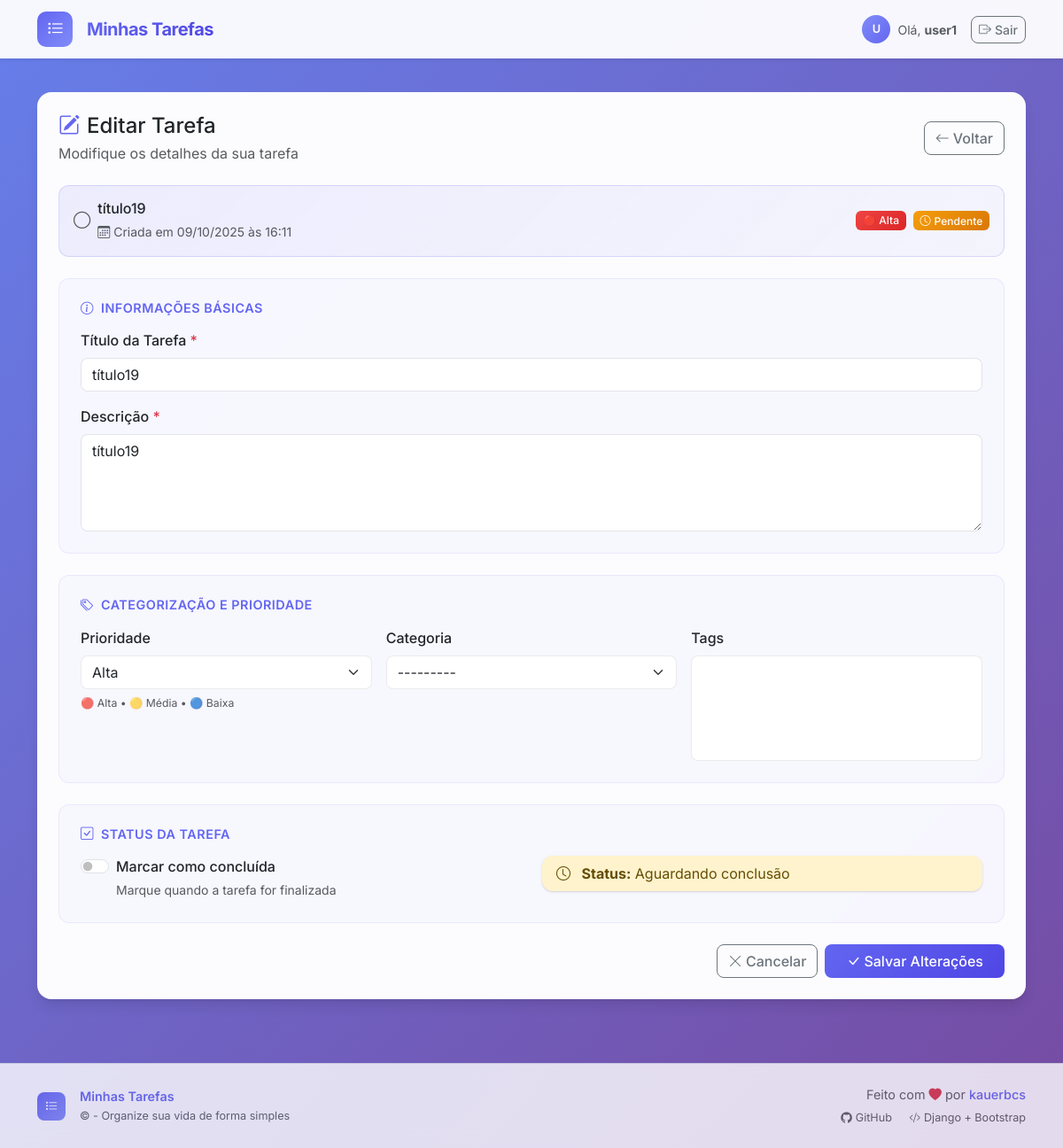
The app's page /editar/34/ (signed in), older data.
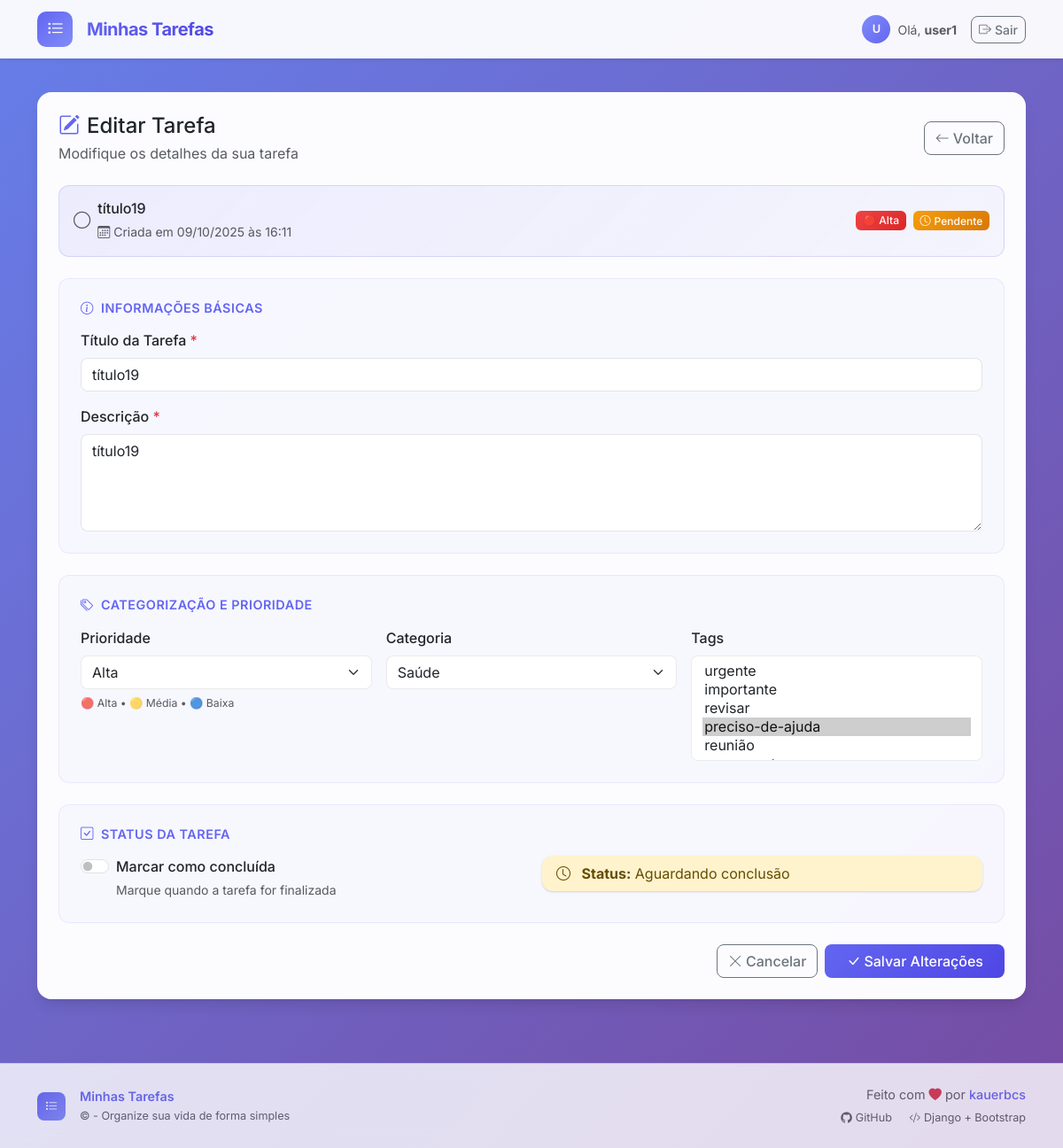
The same page, newer data.
### tarefas/models.py (models this page shows, shortened)
class Tarefa(models.Model):
    PRIORIDADE_ALTA = 'alta'
    PRIORIDADE_MEDIA = 'media'
    PRIORIDADE_BAIXA = 'baixa'
    PRIORIDADES = [
        (PRIORIDADE_ALTA, 'Alta'),
        (PRIORIDADE_MEDIA, 'Média'),
        (PRIORIDADE_BAIXA, 'Baixa'),
    ]
    titulo = models.CharField(max_length=200, verbose_name='Título')
    descricao = models.TextField(verbose_name='Descrição')
    concluida = models.BooleanField(default=False, verbose_name='Concluída')
    created_at = models.DateTimeField(auto_now_add=True, verbose_name='Criado em')
    completed_at = models.DateTimeField(null=True, blank=True, verbose_name='Concluído em')
    prioridade = models.CharField(max_length=10, choices=PRIORIDADES, default=PRIORIDADE_MEDIA, verbose_name='Prioridade')
    categoria = models.ForeignKey(Categoria, null=True, blank=True, on_delete=models.SET_NULL, related_name='tarefas', verbose_name='Categoria')
    tags = models.ManyToManyField(Tag, blank=True, related_name='tarefas', verbose_name='Tags')
    owner = models.ForeignKey(settings.AUTH_USER_MODEL, on_delete=models.CASCADE, related_name='tarefas', verbose_name='Proprietário')
    class Meta:
        indexes = [
            models.Index(fields=['created_at'], name='tarefa_created_at_idx'),
            models.Index(fields=['prioridade'], name='tarefa_prioridade_idx'),
            models.Index(fields=['completed_at'], name='tarefa_completed_at_idx'),
            models.Index(fields=['categoria'], name='tarefa_categoria_idx'),
        ]
        ordering = ['-id']

### tarefas/views.py (the view)
# urls.py: path('editar/<int:tarefa_id>/', views.editar_tarefa, name='editar_tarefa'),
@require_http_methods(["GET", "POST"])
@login_required
def editar_tarefa(request, tarefa_id):
    if request.user.is_superuser:
        tarefa = get_object_or_404(Tarefa, id=tarefa_id)
    else:
        tarefa = get_object_or_404(Tarefa, id=tarefa_id, owner=request.user)
    if request.method == 'POST':
        form = TarefaForm(request.POST, instance=tarefa)
        if form.is_valid():
            try:
                with transaction.atomic():
                    form.save()
                messages.success(request, 'Tarefa atualizada com sucesso.')
                return redirect('index')
            except Exception as e:
                messages.error(request, f'Não foi possível atualizar a tarefa: {e}')
        else:
            messages.error(request, 'Corrija os erros no formulário abaixo.')
    else:
        form = TarefaForm(instance=tarefa)
    return render(request, 'tarefas/editar_tarefa.html', {'form': form, 'tarefa': tarefa})

### tarefas/templates/tarefas/editar_tarefa.html (shortened to what this page needs)
{% extends 'tarefas/base.html' %}
{% block content %}
<div class="row">
    <div class="col-12">
        <div class="d-flex justify-content-between align-items-center mb-4">
            <div>
                <h4 class="mb-1 d-flex align-items-center">
                    <i class="bi bi-pencil-square me-2" style="color: var(--brand);"></i>
                    Editar Tarefa
                </h4>
                <p class="text-muted mb-0">Modifique os detalhes da sua tarefa</p>
            </div>
            <a href="{% url 'index' %}" class="btn btn-outline-secondary">
                <i class="bi bi-arrow-left me-1"></i>Voltar
            </a>
        </div>
        <div class="task-info-card p-3 mb-4">
            <div class="row align-items-center">
                <div class="col-md-8">
                    <div class="d-flex align-items-center">
                        {% if tarefa.concluida %}
                            <i class="bi bi-check-circle-fill text-success me-2" style="font-size: 1.2rem;"></i>
                        {% else %}
                            <i class="bi bi-circle text-muted me-2" style="font-size: 1.2rem;"></i>
                        {% endif %}
                        <div>
                            <h6 class="mb-1">{{ tarefa.titulo }}</h6>
                            <small class="text-muted">
                                <i class="bi bi-calendar3 me-1"></i>Criada em {{ tarefa.created_at|date:"d/m/Y \à\s H:i" }}
                            </small>
                        </div>
                    </div>
                </div>
                <div class="col-md-4 text-md-end">
                    <div class="d-flex justify-content-md-end gap-2 mt-2 mt-md-0">
                        {% if tarefa.prioridade == 'alta' %}
                            <span class="badge" style="background: linear-gradient(135deg, #ef4444, #dc2626); color: white;">🔴 Alta</span>
                        {% elif tarefa.prioridade == 'media' %}
                            <span class="badge" style="background: linear-gradient(135deg, #f59e0b, #d97706); color: white;">🟡 Média</span>
                        {% else %}
                            <span class="badge" style="background: linear-gradient(135deg, #06b6d4, #0891b2); color: white;">🔵 Baixa</span>
                        {% endif %}
                        {% if tarefa.concluida %}
                            <span class="badge" style="background: linear-gradient(135deg, #10b981, #059669); color: white;">
                                <i class="bi bi-check-lg me-1"></i>Concluída
                            </span>
                        {% else %}
                            <span class="badge" style="background: linear-gradient(135deg, #f59e0b, #d97706); color: white;">
                                <i class="bi bi-clock me-1"></i>Pendente
                            </span>
                        {% endif %}
                    </div>
                </div>
            </div>
        </div>
        <form method="post">
            <div class="form-section p-4 mb-4">
                <h6 class="section-title mb-3">
                    <i class="bi bi-info-circle me-2"></i>Informações Básicas
                </h6>
                <div class="row g-3">
                    <div class="col-12">
                        <label class="form-label fw-medium">Título da Tarefa <span class="text-danger">*</span></label>
                        {{ form.titulo }}
                    </div>
                    <div class="col-12">
                        <label class="form-label fw-medium">Descrição <span class="text-danger">*</span></label>
                        {{ form.descricao }}
                    </div>
                </div>
            </div>
            <div class="form-section p-4 mb-4">
                <h6 class="section-title mb-3">
                    <i class="bi bi-tags me-2"></i>Categorização e Prioridade
                </h6>
                <div class="row g-3">
                    <div class="col-md-4">
                        <label class="form-label fw-medium">Prioridade</label>
                        {{ form.prioridade }}
                        <div class="form-text">
                            <small>🔴 Alta • 🟡 Média • 🔵 Baixa</small>
                        </div>
                    </div>
                    <div class="col-md-4">
                        <label class="form-label fw-medium">Categoria</label>
                        {{ form.categoria }}
                    </div>
                    <div class="col-md-4">
                        <label class="form-label fw-medium">Tags</label>
                        {{ form.tags }}
                    </div>
                </div>
            </div>
            <div class="form-section p-4 mb-4">
                <h6 class="section-title mb-3">
                    <i class="bi bi-check-square me-2"></i>Status da Tarefa
                </h6>
                <div class="row">
                    <div class="col-md-6">
                        <div class="form-check form-switch">
                            {{ form.concluida }}
                            <label class="form-check-label fw-medium" for="{{ form.concluida.id_for_label }}">
                                Marcar como concluída
                            </label>
                            <div class="form-text">
                                {% if tarefa.concluida %}
                                    Esta tarefa está marcada como concluída
                                {% else %}
                                    Marque quando a tarefa for finalizada
                                {% endif %}
                            </div>
                        </div>
                    </div>
                    <div class="col-md-6">
                        {% if tarefa.completed_at %}
                            <div class="alert alert-success py-2 mb-0">
                                <i class="bi bi-check-circle me-2"></i>
                                <strong>Concluída:</strong> {{ tarefa.completed_at|date:"d/m/Y \à\s H:i" }}
                            </div>
                        {% else %}
                            <div class="alert alert-warning py-2 mb-0">
                                <i class="bi bi-clock me-2"></i>
                                <strong>Status:</strong> Aguardando conclusão
                            </div>
                        {% endif %}
                    </div>
                </div>
            </div>
            <div class="d-flex gap-2 justify-content-end">
                <a href="{% url 'index' %}" class="btn btn-outline-secondary">
                    <i class="bi bi-x-lg me-1"></i>Cancelar
                </a>
                <button type="submit" class="btn btn-primary px-4">
                    <i class="bi bi-check-lg me-1"></i>Salvar Alterações
                </button>
            </div>
        </form>
    </div>
</div>
{% endblock %}

### tarefas/templates/tarefas/base.html (shortened to what this page needs)
<!DOCTYPE html>
<html lang="pt-br">
<head>
    <link href="https://cdn.jsdelivr.net/npm/bootstrap@5.3.8/dist/css/bootstrap.min.css" rel="stylesheet">
    <link href="https://cdn.jsdelivr.net/npm/bootstrap-icons@1.11.3/font/bootstrap-icons.css" rel="stylesheet">
    {% load static %}
    <link href="{% static 'css/style.css' %}" rel="stylesheet">
</head>
<body>
    <nav class="navbar navbar-expand-lg navbar-white bg-white border-bottom shadow-sm fixed-top">
        <div class="container">
            <a class="navbar-brand d-flex align-items-center" href="{% url 'index' %}">
                <div class="d-flex align-items-center justify-content-center me-3" style="width: 40px; height: 40px; background: linear-gradient(135deg, var(--brand), var(--brand-light)); border-radius: 10px;">
                    <i class="bi bi-list-task text-white" style="font-size: 1.2rem;"></i>
                </div>
                <span style="background: linear-gradient(135deg, var(--brand), var(--brand-dark)); -webkit-background-clip: text; -webkit-text-fill-color: transparent; background-clip: text;">Minhas Tarefas</span>
            </a>
            <div class="ms-auto d-flex align-items-center">
                {% if user.is_authenticated %}
                    <div class="d-flex align-items-center me-3">
                        <div class="d-flex align-items-center justify-content-center me-2" style="width: 32px; height: 32px; background: linear-gradient(135deg, var(--brand-light), var(--brand)); border-radius: 50%; color: white; font-weight: 600; font-size: 0.8rem;">
                            {{ user.username|first|upper }}
                        </div>
                        <span class="small text-muted">Olá, <strong>{{ user.username }}</strong></span>
                    </div>
                    <form method="post" action="{% url 'logout' %}?next=/accounts/login/" style="display:inline;">
                        <button type="submit" class="btn btn-sm btn-outline-secondary">
                            <i class="bi bi-box-arrow-right me-1"></i>Sair
                        </button>
                    </form>
                {% endif %}
            </div>
        </div>
    </nav>
    <main class="py-4" style="margin-top: 80px;">
        <div class="container">
            {% block wrapper %}
                <div class="card card-main p-4">
                    {% block content %}{% endblock %}
                </div>
            {% endblock %}
        </div>
    </main>
    <footer class="border-top py-4 mt-5 bg-white">
        <div class="container">
            <div class="row align-items-center">
                <div class="col-md-6">
                    <div class="d-flex align-items-center">
                        <div class="d-flex align-items-center justify-content-center me-3" style="width: 32px; height: 32px; background: linear-gradient(135deg, var(--brand), var(--brand-light)); border-radius: 8px;">
                            <i class="bi bi-list-task text-white" style="font-size: 0.9rem;"></i>
                        </div>
                        <div>
                            <div style="font-weight: 600; color: var(--brand);">Minhas Tarefas</div>
                            <small class="text-muted">© {{ now|date:"Y" }} - Organize sua vida de forma simples</small>
                        </div>
                    </div>
                </div>
                <div class="col-md-6 text-md-end mt-3 mt-md-0">
                    <div class="text-muted">
                        Feito com <i class="bi bi-heart-fill text-danger"></i> por
                        <a href="https://github.com/kauerbcs" target="_blank" class="text-decoration-none" style="color: var(--brand); font-weight: 500;">kauerbcs</a>
                    </div>
                    <div class="mt-1">
                        <a href="https://github.com/kauerbcs/sgtar" target="_blank" class="text-muted text-decoration-none me-3 small">
                            <i class="bi bi-github me-1"></i>GitHub
                        </a>
                        <span class="text-muted small">
                            <i class="bi bi-code-slash me-1"></i>Django + Bootstrap
                        </span>
                    </div>
                </div>
            </div>
        </div>
    </footer>
</body>
</html>

Row changes from the older to the newer data that the page shows:
changed Tarefa "título19": categoria "---------" → "Saúde"
Text that changed along with them:
form field tags: (not shown) → "urgente / importante / revisar / preciso-de-ajuda ☑ / reunião"
